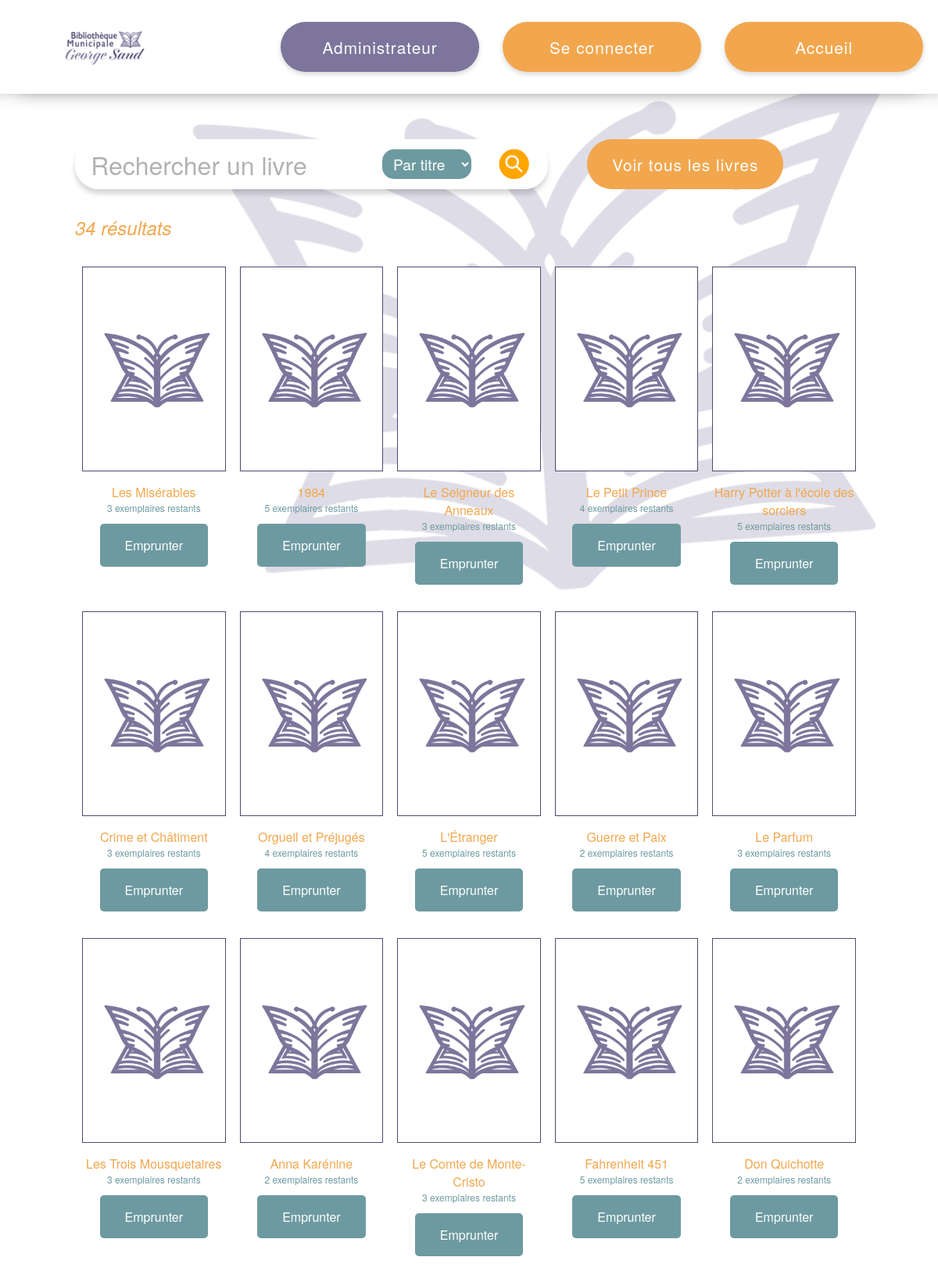
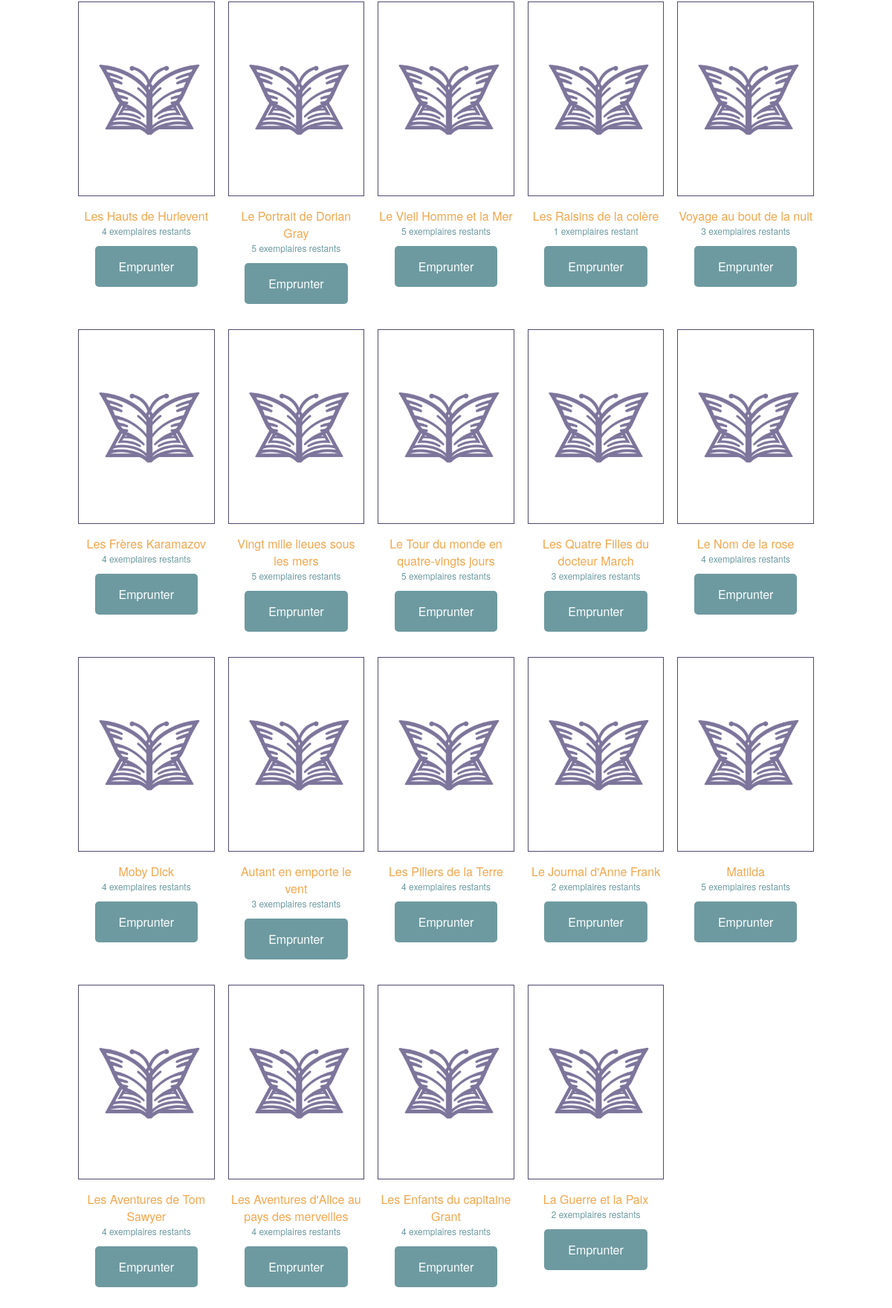
Screenshot of /ws_dir/view/booksearch.php with the database file from the repository (2 pictures, top to bottom).
### tables this page shows
CREATE TABLE book (
    book_id int auto_increment,

    title varchar(255) NOT NULL,
    author varchar(255) NOT NULL,
    editor varchar(255) NOT NULL,
    publication_year int NOT NULL,
    category varchar(255) NOT NULL,
    stock int NOT NULL,

    CONSTRAINT PK_book PRIMARY KEY (book_id)
);

### ws_dir/autoloader.php (called while the page is built, shortened)
<?php
function autoload($class) {
    $rpath = str_replace("\\", "/", $class);
    $fn = __DIR__ . "/" . $rpath . ".php";
}

### ws_dir/App/Controller/BookSearchController.php (called while the page is built, shortened)
<?php
class BookSearchController {
    private string $searchStr;
    private string $searchType;
    private ?Consumer $consumer;
    public function __construct() {
        $this->searchStr = $_GET["search-data"] ?? "";
        $this->searchType = $_GET["search-type"] ?? "";
        $this->consumer = SessionManager::Instance()->getUserConsumer();
    }
    private function makeValidSearchValues() {
        $validType = false;
        $types = [
            Constants::SEARCH_TYPE_TITLE,
            Constants::SEARCH_TYPE_AUTHOR,
            Constants::SEARCH_TYPE_CATEGORY
        ];
        if (!$validType) {
            $this->searchType = $types[0];
        }
    }
    public function fetchSearchResult() {
        $r = Book::getBooks($this->searchStr, $this->searchType);
        return $r;
    }
    public function getBookIdsInLoan() {
        $rs = [];
        if (is_null($this->consumer)) {
            return $rs;
        }
        return $rs;
    }
    public function getBookIdsInCart() {
        $rs = [];
        if (is_null($this->consumer)) {
            return $rs;
        }
        return $rs;
    }
    public function everyBookLink() {
        return Constants::PAGE_BOOKSEARCH;
    }
}

### ws_dir/App/Utils/Singleton.php (called while the page is built, shortened)
<?php
abstract class Singleton {
    private static $_instances;
    public static function Instance() {
        return static::$_instances[static::class];
    }
    private static function createInstance() {
        static::$_instances[static::class] = new static();
    }
}

### ws_dir/App/Controller/SessionManager.php (called while the page is built, shortened)
<?php
class SessionManager extends Singleton {
    private bool $isUserConnected;
    private ?Consumer $currentUser;
    protected function __construct()
    {
        $this->isUserConnected = false;
        $this->currentUser = null;
    }
    public function isUserConnected() : bool {
        return $this->isUserConnected;
    }
    public function getUserConsumer(): ?Consumer {
        return $this->currentUser;
    }
}

### ws_dir/App/Model/DBObjects/Book.php (called while the page is built, shortened)
<?php
class Book extends DBObject {
    protected static $all_properties = [
        "Id" => "book_id",
        "Title" => "title",
        "Author" => "author",
        "Editor" => "editor",
        "PublicationYear" => "publication_year",
        "Category" => "category",
        "Stock" => "stock"
    ];
    public static function getBooks(string $content, string $type, int $limit = 50) {
        $field = self::$all_properties["Title"];
        $request = "SELECT * FROM " . self::TableName . " "
                 . "WHERE $field LIKE \"%$content%\"" . " "
                 . "LIMIT $limit";
        return static::trySelectOBJFromDB($request);
    }
    public static function getBookCoverPath(int $bookId): string {
        $fn = "cov_" . strval($bookId) . ".jpg";
        $full_fn = Utils::getFullStorageFolder() . "/Cover/" . $fn;
        $cp = static::CoverPlaceholderImage;
        return !file_exists($full_fn) ? $cp : Utils::getRootStorageFolder() . "/Cover/" . $fn;
    }
    public function getCoverPath(): string {
        return static::getBookCoverPath($this->Id);
    }
}

### ws_dir/App/Model/Database.php (called while the page is built, shortened)
<?php
class Database extends Singleton {
    private \PDO $connection;
    protected function __construct() {
        $host = getenv(self::DB_ENV_HOST) ?: self::DB_DEFAULT_HOST;
        $name = getenv(self::DB_ENV_NAME) ?: self::DB_DEFAULT_NAME;
        $user = getenv(self::DB_ENV_USER) ?: self::DB_DEFAULT_USER;
        $pass = getenv(self::DB_ENV_PASS) ?: self::DB_DEFAULT_PASS;
        try {
            $dsn = "mysql:host=" . $host . ";dbname=" . $name;
            $this->connection = new \PDO($dsn, $user, $pass);
        } catch (PDOException $e) {
            Utils::showErrorCode(Database::ConnectionErrorCode, Database::ConnectionErrorMsg);
        }
    }
    public static function getConnection() {
        return static::Instance()->connection();
    }
    public function connection(): \PDO {
        return $this->connection;
    }
}

### ws_dir/App/Model/DBObject.php (called while the page is built, shortened)
<?php
abstract class DBObject {
    protected static $all_properties;
    private $obj_arr;
    public function __construct() {
        $this->obj_arr = [];
    }
    public function __get($name)
    {
        return $this->obj_arr[$name] ?? null;
    }
    public static function createFromDBArr($values) {
        $v = new static();
        $v->setValFromDBArr($values);
        return $v;
    }
    protected static function trySelectOBJFromDB(string $request) {
        $res = Database::getConnection()->query($request);
        $rs = [];
        while ($val = $res->fetch()) {
            array_push($rs, static::createFromDBArr($val));
        }
        return $rs;
    }
    protected function setValFromDBArr($values) {
        foreach (static::$all_properties as $k => $v) {
            if (array_key_exists($v, $values)) {
                $this->obj_arr[$k] = $values[$v];
            }
        }
    }
}

### ws_dir/App/Utils/Utils.php (called while the page is built, shortened)
<?php
class Utils {
    public static function plural(string $s, int $count, string $end="s") {
        return $s . ($count > 1 ? $end : "");
    }
    public static function getFullAppFolder(): string {
        return __ROOT . "/App";
    }
    public static function getFullStorageFolder(): string {
        return self::getFullAppFolder() . "/Storage";
    }
}

### ws_dir/view/booksearch.php (the view, shortened to what this page needs)
<?php
require_once "../autoloader.php";
$bc = new BookSearchController();
$res = $bc->fetchSearchResult();
$loans = $bc->getBookIdsInLoan();
$cartitems = $bc->getBookIdsInCart();
$bcount = count($res);
?>
<!DOCTYPE html>
<html lang="fr">
<head>
    <link rel="stylesheet" href=<?= Constants::STYLE_GLOBAL ?>>
    <link rel="stylesheet" href=<?= Constants::STYLE_BOOKSEARCH ?>>
</head>
<body>
    <main>
        <section class="search-container">
            <div class="search-bar-container">
            </div>
            <a href="<?= $bc->everyBookLink() ?>" class="button btn-color-1">Voir tous les livres</a>
        </section>
        <section class="search-result">
            <p class="result-count">
                <?= Utils::plural("$bcount résultat", $bcount); ?>
            </p>
            <div class="result-box">
                <?php
                foreach ($res as $book) {
                    ?>
                    <div class="result-book">
                        <a href="<?= Constants::PAGE_BOOK . '?book_id=' . $book->Id ?>">
                            <div class="book-info">
                                <div class="book-cover">
                                    <img src="<?= $book->getCoverPath() ?>" alt="Couverture">
                                </div>
                                <p class="book-title">
                                    <?= $book->Title ?>
                                </p>
                                <p class="book-stock">
                                    <?=  Utils::plural($book->Stock . " exemplaires restant", $book->Stock); ?>
                                </p>
                            </div>
                        </a>
                        <?php
                        $inCart = in_array($book->Id, $cartitems) ? 1 : 0;
                        ?>
                        <div class="btn-container" data-book-id=<?= $book->Id ?> data-is-in-cart=<?= $inCart ?>>
                            <?php
                            $inLoan = in_array($book->Id, $loans);
                            $inStock = $book->Stock > 0;
                            $disabled = $inLoan || !$inStock;
                            if ($disabled) {
                                ?>
                                <button class="book-result-button" disabled>
                                    <?= $inLoan ? "Déjà emprunter" : "Indisponible" ?>
                                </button>
                                <?php
                            } else if (!SessionManager::Instance()->isUserConnected()) {
                                ?>
                                <a href="<?= Constants::PAGE_LOGIN ?>" class="book-result-button">
                                    Emprunter
                                </a>
                                <?php
                            }
                            ?>
                        </div>
                    </div>
                    <?php
                }
                ?>
            </div>
        </section>
    </main>
</body>
</html>

### ws_dir/style/global.css (style rules this page uses)
:root { --color-palette-1: #4F4972; --color-palette-2: #6D9AA0; --color-palette-3: #7D759B; --color-palette-4: #F2A74E; --color-palette-5: #908AA9; --primary-font: 'Helvetica Neue', serif; }
body { font-family: var(--primary-font); font-weight: 500; font-size: 1.5rem; margin: 0; }
body::after { content: ""; position: fixed; height: 1200px; width: 1200px; top:0; right: 0; transform: translate(7%, -14%) rotate(-4deg); background-image: url("/App/Assets/Images/logo.png"); background-size: cover; background-repeat: no-repeat; opacity: .25; z-index: -1000; }
.button { --btn-color: var(--color-palette-4); --btn-padding-h: 1rem; --btn-padding-w: 2rem; display: flex; position: relative; justify-content: center; align-items: center; width: auto; height: 2rem; color: white; background-color: var(--btn-color); text-decoration: none; letter-spacing: 1px; font-size: 1.3rem; padding: var(--btn-padding-h) var(--btn-padding-w); border-radius: 5rem; transition-duration: 300ms; }
.button::after { --underline-width: calc(75% - 2 * var(--btn-padding-w)); --abs-pos: (50% - var(--underline-width) / 2); content: ""; position: absolute; background-color: var(--btn-color); filter: brightness(90%); bottom: var(--btn-padding-h); width: 0; height: 3px; transition-duration: 250ms; right: calc(var(--abs-pos)); }
.button.btn-color-1 { --btn-color: var(--color-palette-4); }

### ws_dir/style/booksearch.css (style rules this page uses)
main { margin: 50px 8%; }
.search-container { display: flex; flex-direction: row; justify-content: flex-start; align-items: center; gap: 5%; }
.search-bar-container { width: 60%; }
.search-result { display: flex; flex-direction: column; }
.result-count { color: var(--color-palette-4); font-weight: 300; font-style: italic; }
.result-box { --book-per-row: 5; display: grid; grid-template-columns: repeat(auto-fill, calc(100% / var(--book-per-row))); }
.result-book { display: flex; flex-direction: column; align-items: center; text-align: center; margin: 5%; }
.result-book a { width: 100%; text-decoration: none; }
.book-info .book-cover { display: flex; position: relative; justify-content: center; align-items: center; width: 100%; height: 260px; background-color: white; outline: 1px solid var(--color-palette-1); }
.book-info .book-cover img { display: block; max-width: 100%; max-height: 100%; }
.book-info .book-title { color: var(--color-palette-4); font-size: 1rem; font-weight: 300; margin-bottom: 0; }
.book-info .book-stock { color: var(--color-palette-2); font-size: .75rem; font-weight: 300; margin-top: 0; }
.btn-container { display: flex; justify-content: center; align-items: center; background-color: var(--color-palette-2); margin-bottom: 15px; border-radius: 5px; }
.book-result-button { color: white; font-size: 1rem; }
a.book-result-button { padding: 1rem 2rem; }

### ws_dir/style/navbar.css (style rules this page uses)
:root { --nav-bar-height: 15vh; }

### ws_dir/style/searchbar.css (style rules this page uses)
:root { --search-bar-height-tot: 10vh; --search-bar-height-field: 8vh; --search-bar-height-content: 60%; --search-bar-sbutton-size: 50px; --search-bar-sbutton-color: orange; }

### rows the page displays
book: title "Les Misérables", stock "3 exemplaires restants"
book: title "1984", stock "5 exemplaires restants"
book: title "Le Seigneur des Anneaux", stock "3 exemplaires restants"
book: title "Le Petit Prince", stock "4 exemplaires restants"
book: title "Harry Potter à l'école des sorciers", stock "5 exemplaires restants"
book: title "Crime et Châtiment", stock "3 exemplaires restants"
book: title "Orgueil et Préjugés", stock "4 exemplaires restants"
book: title "L'Étranger", stock "5 exemplaires restants"
book: title "Guerre et Paix", stock "2 exemplaires restants"
book: title "Le Parfum", stock "3 exemplaires restants"
book: title "Les Trois Mousquetaires", stock "3 exemplaires restants"
book: title "Anna Karénine", stock "2 exemplaires restants"
book: title "Le Comte de Monte-Cristo", stock "3 exemplaires restants"
book: title "Fahrenheit 451", stock "5 exemplaires restants"
book: title "Don Quichotte", stock "2 exemplaires restants"
book: title "Les Hauts de Hurlevent", stock "4 exemplaires restants"
book: title "Le Portrait de Dorian Gray", stock "5 exemplaires restants"
book: title "Le Vieil Homme et la Mer", stock "5 exemplaires restants"
book: title "Les Raisins de la colère", stock "1 exemplaires restant"
book: title "Voyage au bout de la nuit", stock "3 exemplaires restants"
book: title "Les Frères Karamazov", stock "4 exemplaires restants"
book: title "Vingt mille lieues sous les mers", stock "5 exemplaires restants"
book: title "Le Tour du monde en quatre-vingts jours", stock "5 exemplaires restants"
book: title "Les Quatre Filles du docteur March", stock "3 exemplaires restants"
book: title "Le Nom de la rose", stock "4 exemplaires restants"
book: title "Moby Dick", stock "4 exemplaires restants"
book: title "Autant en emporte le vent", stock "3 exemplaires restants"
book: title "Les Piliers de la Terre", stock "4 exemplaires restants"
book: title "Le Journal d'Anne Frank", stock "2 exemplaires restants"
book: title "Matilda", stock "5 exemplaires restants"
book: title "Les Aventures de Tom Sawyer", stock "4 exemplaires restants"
book: title "Les Aventures d'Alice au pays des merveilles", stock "4 exemplaires restants"
book: title "Les Enfants du capitaine Grant", stock "4 exemplaires restants"
book: title "La Guerre et la Paix", stock "2 exemplaires restants"

### other values shown
$content "Administrateur Se connecter Accueil"
Utils::plural("$bcount résultat", $bcount) "34 résultats"
